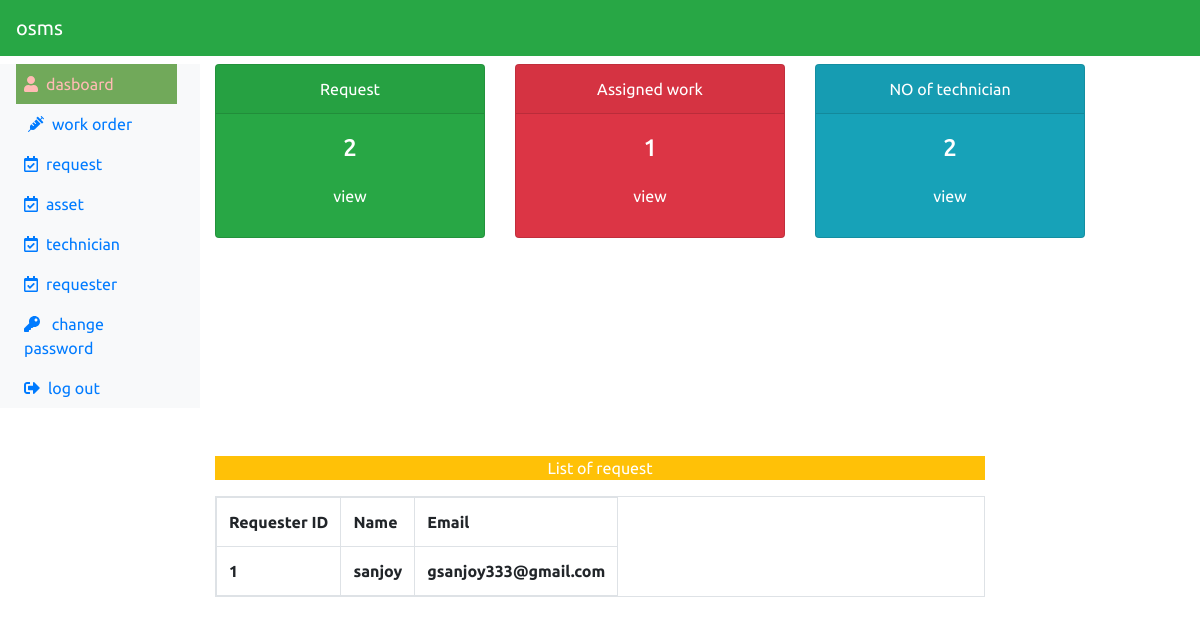
The page /admin/dasboard.php (signed in) on the database its author committed.
### tables this page shows
CREATE TABLE `signup` (
  `id` int(100) NOT NULL,
  `username` varchar(100) NOT NULL,
  `email` varchar(100) NOT NULL,
  `password` int(100) NOT NULL
);

### admin/dasboard.php (the view, shortened to what this page needs)
<?php
include('include/adminHeader.php');
include('../dbconection.php');
?>
	<?php
	$sql="SELECT * FROM userrequest";
	$res=mysqli_query($db,$sql);
    $userrequest=mysqli_num_rows($res);
	?>
	<?php
	$sql="SELECT * FROM assign_work";
	$res=mysqli_query($db,$sql);
    $assign_work=mysqli_num_rows($res);
	?>
	<?php
	$sql="SELECT * FROM technician";
	$res=mysqli_query($db,$sql);
   $technician= mysqli_num_rows($res)
	?>
				<div class="col-md-3 mt-2 text-center">
					<div class="card bg-success text-white">
						<div class="card-header">Request</div>
						<div class="card-body">
							<h4 class="card-title"><?php echo $userrequest ?></h4>
							<a href="request.php" class="btn nav-link text-white">view</a>
						</div>
					</div>
				</div>
				<div class="col-md-3 mt-2 text-center">
					<div class="card bg-danger text-white">
						<div class="card-header">Assigned work</div>
						<div class="card-body">
							<h4 class="card-title"><?php echo $assign_work ?></h4>
							<a href="request.php" class="btn nav-link text-white">view</a>
						</div>
					</div>
				</div>
				<div class="col-md-3 mt-2 text-center">
					<div class="card bg-info text-white">
						<div class="card-header">NO of technician</div>
						<div class="card-body">
							<h4 class="card-title"> <?php echo $technician ?></h4>
							<a href="technician.php" class="btn nav-link text-white">view</a>
						</div>
					</div>
				</div>
			<div class="mt-5 col-md-8 offset-md-2 ">
				<p class="text-white bg-warning text-center">List of request</p>
				<table class="table table-bordered table-responsive">
					<tr>
						<th>Requester ID</th>
						<th>Name</th>
						<th>Email</th>
					</tr>
					<?php
						include('../dbconection.php');
						$sql="SELECT * from signup";
						$res=mysqli_query($db,$sql);
						while ($result=mysqli_fetch_assoc($res))
						{
						?>
					 <tr>
					 	<th><?php echo $result['id'] ?></th>
					 	<th><?php  echo $result['username'] ?></th>
					 	<th><?php echo $result['email'] ?></th>
					 </tr>
			    <?php
			       }
			 ?>
				</table>
			</div>
<?php
include('include/adminFooter.php');
 ?>

### css/custom.css (style rules this page uses)
* { font-family: 'Ubuntu', sans-serif; }

### rows shown on the page
signup: id "1", username "sanjoy", email "gsanjoy333@gmail.com"

### other values the page prints
$userrequest "2"
$assign_work "1"
$technician "2"
